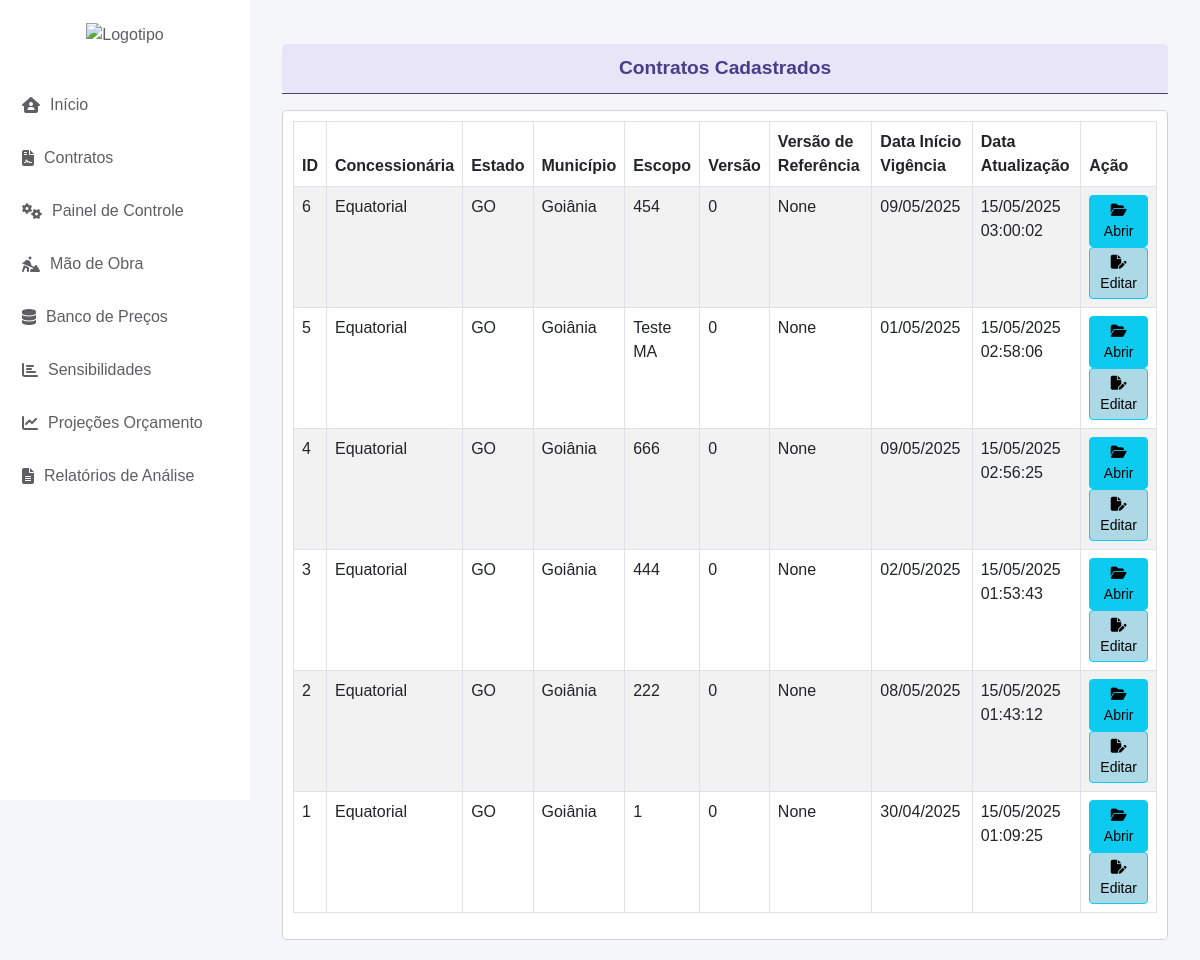
/cad_contrato/abrir/, run on an earlier commit of the app's database.
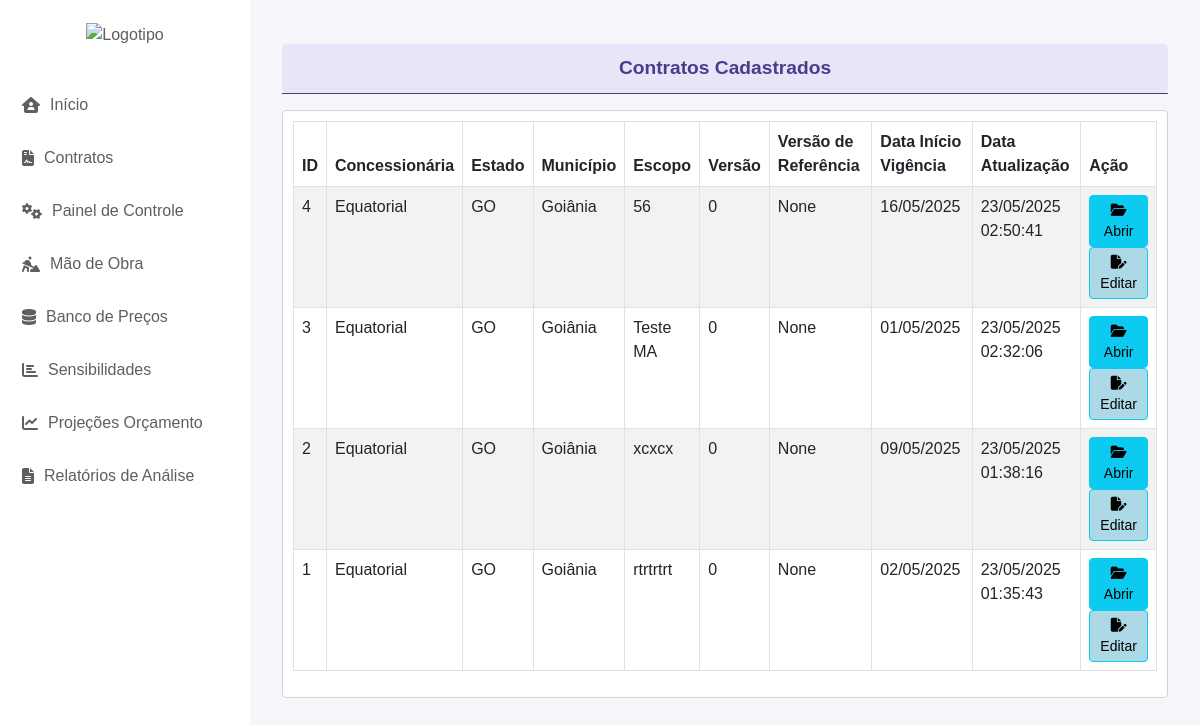
And on a later commit of the database.
### cad_contrato/models.py (models this page shows, shortened)
class CadastroContrato(models.Model):
    ESTADOS_CHOICES = [
        ('AC', 'Acre'),
        ('AL', 'Alagoas'),
        ('AP', 'Amapá'),
        ('AM', 'Amazonas'),
        ('BA', 'Bahia'),
        ('CE', 'Ceará'),
        ('DF', 'Distrito Federal'),
        ('ES', 'Espírito Santo'),
        ('GO', 'Goiás'),
        ('MA', 'Maranhão'),
        ('MT', 'Mato Grosso'),
        ('MS', 'Mato Grosso do Sul'),
        ('MG', 'Minas Gerais'),
        ('PA', 'Pará'),
        ('PB', 'Paraíba'),
        ('PR', 'Paraná'),
        ('PE', 'Pernambuco'),
        ('PI', 'Piauí'),
        ('RJ', 'Rio de Janeiro'),
        ('RN', 'Rio Grande do Norte'),
        ('RS', 'Rio Grande do Sul'),
        ('RO', 'Rondônia'),
        ('RR', 'Roraima'),
        ('SC', 'Santa Catarina'),
        ('SP', 'São Paulo'),
        ('SE', 'Sergipe'),
        ('TO', 'Tocantins'),
    ]
    STATUS_CHOICES = [
        ('EM_LICITACAO', 'Em Licitação'),
        ('EM_RENOVACAO', 'Em Renovação'),
        ('ATIVO', 'Ativo'),
        ('ENCERRADO', 'Encerrado'),
    ]
    contrato = models.AutoField(primary_key=True)
    concessionaria = models.CharField(max_length=100, default='Equatorial')
    estado = models.CharField(max_length=2, choices=ESTADOS_CHOICES, default='GO')
    municipio = models.CharField(max_length=100, default='Goiânia')
    escopo_contrato = models.CharField(max_length=255)
    inicio_vigencia_contrato = models.DateField(default='2025-01-01')
    fim_vigencia_contrato = models.DateField(default='2029-01-01')
    versao_base = models.ForeignKey('self', null=True, blank=True, on_delete=models.PROTECT, related_name='versoes')
    numero_versao = models.IntegerField(default=0)
    descricao_alteracao = models.TextField(blank=True)
    status_contrato = models.CharField(max_length=15, choices=STATUS_CHOICES, default='EM_LICITACAO', verbose_name="Status do Contrato")
    valor_inicial = models.DecimalField(max_digits=15, decimal_places=2, default=0.00, verbose_name="Valor Inicial do Contrato")
    created_at = models.DateTimeField(auto_now_add=True)
    updated_at = models.DateTimeField(auto_now=True)
    class Meta:
        ordering = ['-created_at']

### cad_contrato/views.py (the view)
# urls.py: path('abrir/', abrir_contratos, name='abrir_contratos'),
def abrir_contratos(request):
    contracts = CadastroContrato.objects.all()  # Substitua pelo modelo correto
    return render(request, 'abrir_contratos.html', {'contracts': contracts})

### app/context_processors.py (called while the page is built)
def contrato_context(request):
    contrato_id = request.session.get('contrato_id')
    contrato = None
    if contrato_id:
        try:
            contrato = CadastroContrato.objects.get(contrato=contrato_id)
        except CadastroContrato.DoesNotExist:
            pass
    return {'contrato': contrato}

### cad_contrato/templates/abrir_contratos.html (shortened to what this page needs)
{% extends 'base.html' %}
{% block content %}
<div class="container-fluid mt-4">
    <div class="small-header"> Contratos Cadastrados </div>
    <p class="text-center mt-0 font-weight-bold" style="font-size: 0.8rem; border-bottom: 1px solid #483D8B;"> </p>
    <div class="row mt-2">
        <div class="col-md-12">
            <div class="card">
                <div class="card-body">
                    <table class="table table-bordered table-striped">
                        <thead>
                            <tr>
                                <th>ID</th>
                                <th>Concessionária</th>
                                <th>Estado</th>
                                <th>Município</th>
                                <th>Escopo</th>
                                <th>Versão</th>
                                <th>Versão de Referência</th>
                                <th>Data Início Vigência</th>
                                <th>Data Atualização</th>
                                <th>Ação</th>
                            </tr>
                        </thead>
                        <tbody>
                            {% for contract in contracts %}
                                <tr>
                                    <td>{{ contract.contrato }}</td>
                                    <td>{{ contract.concessionaria }}</td>
                                    <td>{{ contract.estado }}</td>
                                    <td>{{ contract.municipio }}</td>
                                    <td>{{ contract.escopo_contrato }}</td>
                                    <td>{{ contract.numero_versao }}</td>
                                    <td>{{ contract.versao_base }}</td>
                                    <td>{{ contract.inicio_vigencia_contrato|date:"d/m/Y" }}</td>
                                    <td>{{ contract.updated_at|date:"d/m/Y H:i:s" }}</td>
                                    <td>
                                        <a href="{% url 'detalhes_contrato' contract.contrato %}" class="btn btn-info btn-sm">
                                            <i class="fas fa-folder-open"></i> Abrir
                                        </a>
                                        <a href="{% url 'menu_despesas' contract.contrato %}" class="btn btn-info btn-sm" style="background-color: #add8e6; color: black;"><i class="fa-solid fa-file-pen"></i> Editar</a>
                                    </td>
                                </tr>
                            {% endfor %}
                        </tbody>
                    </table>
                </div>
            </div>
        </div>
    </div>
</div>
{% endblock %}

What changed in the data, as far as the page shows it:
removed CadastroContrato: contrato "6", concessionaria "Equatorial", estado "GO", municipio "Goiânia", escopo_contrato "454", numero_versao "0", versao_base "None", inicio_vigencia_contrato "09/05/2025", updated_at "15/05/2025 03:00:02"
removed CadastroContrato: contrato "5", concessionaria "Equatorial", estado "GO", municipio "Goiânia", escopo_contrato "Teste MA", numero_versao "0", versao_base "None", inicio_vigencia_contrato "01/05/2025", updated_at "15/05/2025 02:58:06"
changed CadastroContrato id 4: escopo_contrato "666" → "56"; inicio_vigencia_contrato "09/05/2025" → "16/05/2025"; updated_at "15/05/2025 02:56:25" → "23/05/2025 02:50:41"
changed CadastroContrato id 3: escopo_contrato "444" → "Teste MA"; inicio_vigencia_contrato "02/05/2025" → "01/05/2025"; updated_at "15/05/2025 01:53:43" → "23/05/2025 02:32:06"
changed CadastroContrato id 2: escopo_contrato "222" → "xcxcx"; inicio_vigencia_contrato "08/05/2025" → "09/05/2025"; updated_at "15/05/2025 01:43:12" → "23/05/2025 01:38:16"
changed CadastroContrato id 1: escopo_contrato "1" → "rtrtrtrt"; inicio_vigencia_contrato "30/04/2025" → "02/05/2025"; updated_at "15/05/2025 01:09:25" → "23/05/2025 01:35:43"
